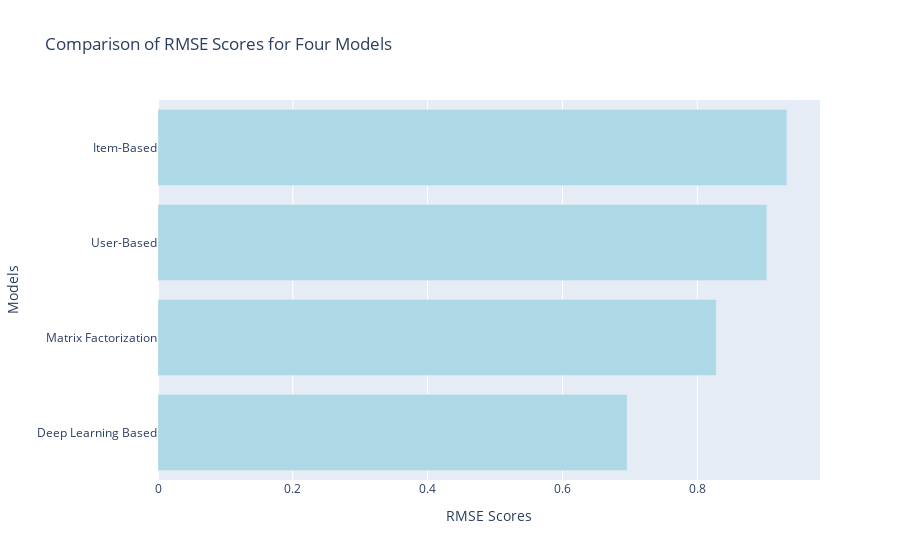

Source (notebook cell):
### Markdown cell above
## Results

### Code cell
import plotly.graph_objects as go

# Model names and corresponding RMSE scores
model_names = ["User-Based", "Item-Based", "Matrix Factorization", "Deep Learning Based"]
rmse_scores = [0.9031, 0.9329, 0.8280, 0.6959]

# Sorting the models based on RMSE scores
sorted_data = sorted(zip(rmse_scores, model_names))
rmse_scores, model_names = zip(*sorted_data)

# Creating a bar chart with Plotly and rotating it
fig = go.Figure()

fig.add_trace(go.Bar(
    y=model_names,  # Switching x and y to rotate the plot
    x=rmse_scores,
    marker_color='lightblue',  # You can set a single color for all bars
    orientation='h',  # Setting the orientation to horizontal
))

fig.update_layout(
    yaxis=dict(title='Models'),  # Switching xaxis and yaxis labels
    xaxis=dict(title='RMSE Scores'),
    title='Comparison of RMSE Scores for Four Models',
    barmode='group',
)

fig.show()

### Figure 1 — Plotly figure (JSON) as saved in the notebook; plotly's stock layout.template omitted (floating-point values rounded to 4 significant figures)
{"data": [{"marker": {"color": "lightblue"}, "orientation": "h", "type": "bar", "x": [0.6959, 0.828, 0.9031, 0.9329], "y": ["Deep Learning Based", "Matrix Factorization", "User-Based", "Item-Based"]}], "layout": {"barmode": "group", "title": {"text": "Comparison of RMSE Scores for Four Models"}, "xaxis": {"title": {"text": "RMSE Scores"}}, "yaxis": {"title": {"text": "Models"}}}}
